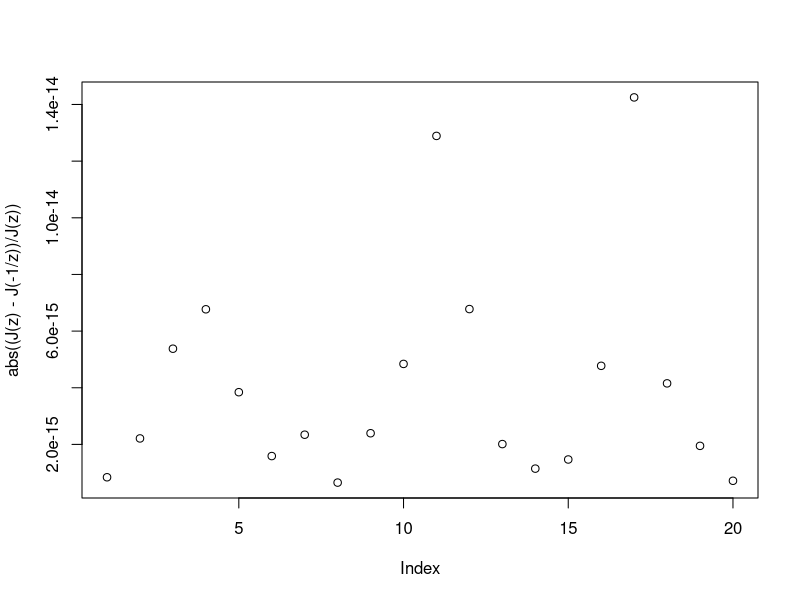
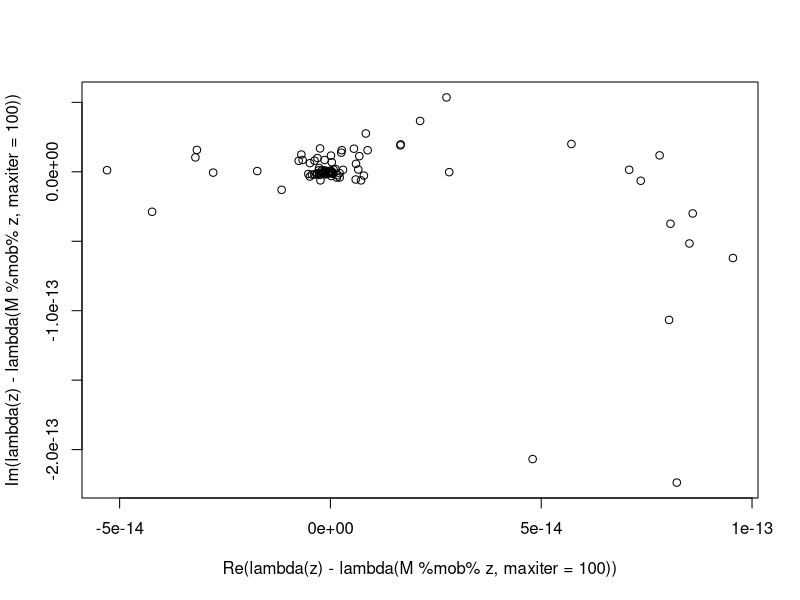
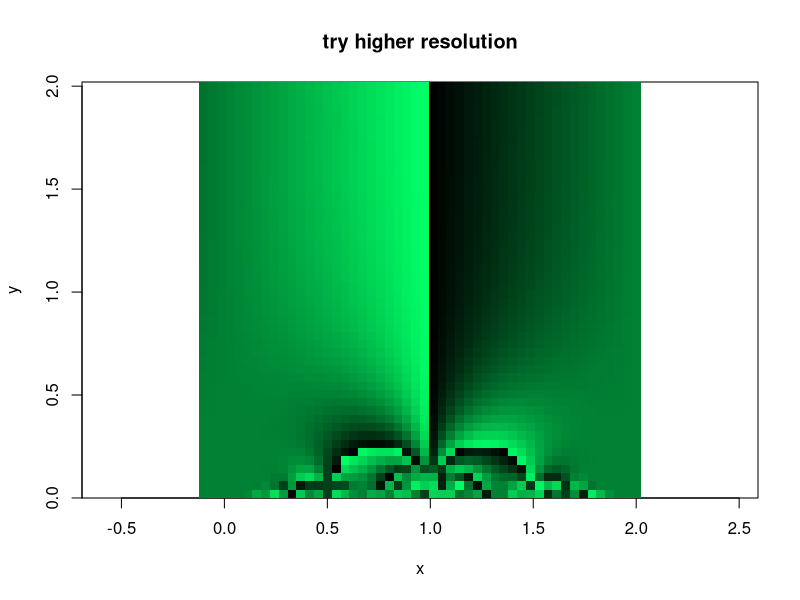
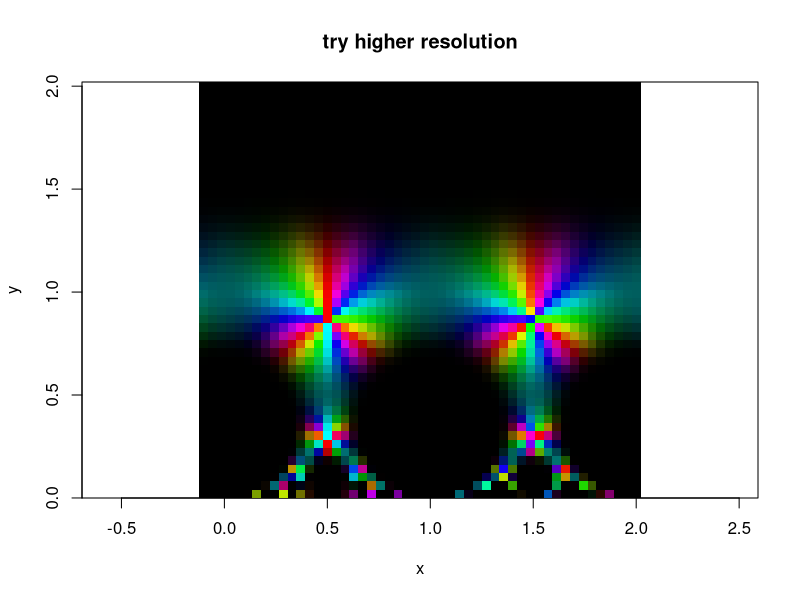

These figures' R source, in order:
library(elliptic)


### Name: J
### Title: Various modular functions
### Aliases: J lambda
### Keywords: math

### ** Examples

 J(2.3+0.23i,use.theta=TRUE)
 J(2.3+0.23i,use.theta=FALSE)

 #Verify that J(z)=J(-1/z):
 z <- seq(from=1+0.7i,to=-2+1i,len=20)
 plot(abs((J(z)-J(-1/z))/J(z)))

 # Verify that lamba(z) = lambda(Mz) where M is a modular matrix with b,c
 # even and a,d odd:

 M <- matrix(c(5,4,16,13),2,2)
 z <- seq(from=1+1i,to=3+3i,len=100)
 plot(lambda(z)-lambda(M %mob% z,maxiter=100))


#Now a nice little plot; vary n to change the resolution:
 n <- 50
 x <- seq(from=-0.1, to=2,len=n)
 y <- seq(from=0.02,to=2,len=n)

 z <- outer(x,1i*y,"+")
 f <- lambda(z,maxiter=40)
 g <- J(z)
 view(x,y,f,scheme=04,real.contour=FALSE,main="try higher resolution")
 view(x,y,g,scheme=10,real.contour=FALSE,main="try higher resolution")
